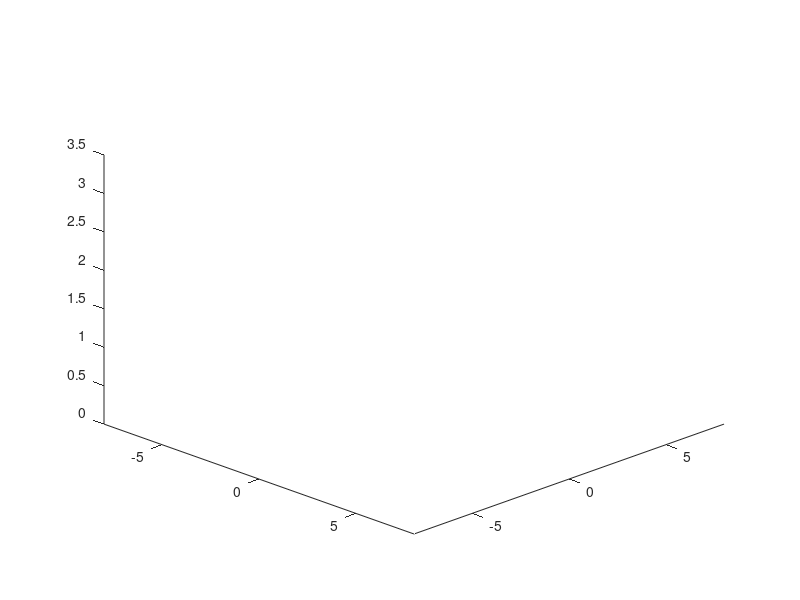

Reproduce this figure in MATLAB. (Note: this script raises an error after producing the figure.)
% Define initial positions and final positions
initialPositions = [
    0.1, 0.1, 0.75;
    0.2, 0.15, 0.75;
    0.3, 0.2, 0.75;
    0.4, 0.25, 0.75
];
finalPositions = [
    0.1, 0.3, 0.75;
    0.2, 0.35, 0.75;
    0.3, 0.4, 0.8;
    0.4, 0.45, 0.775
];

% Set workspace limits
xLimits = [-8, 8]; % X-axis limits
yLimits = [-8, 8]; % Y-axis limits
zLimits = [0, 3.5];  % Z-axis limits

axis([xLimits, yLimits, zLimits]);
% Example angles
azimuth = 45;  % View from 45 degrees around the z-axis
elevation = 30; % View from 30 degrees up from the x-y plane

% Set the view
view(azimuth, elevation);

% Instantiate DobotMagician object
dobot = DobotMagician();

% Instantiate Movement class with the Dobot, pause time, and steps
movement = Movement(dobot, 0.01, 50);

% Create Cylinder objects at initial positions
cylinders = arrayfun(@(i) CylinderPos(initialPositions(i, :)), 1:size(initialPositions, 1), 'UniformOutput', false);

% Move each cylinder to its respective final position
for i = 1:length(cylinders)
    movement.moveCylinder(cylinders{i}, finalPositions(i, :));
end
